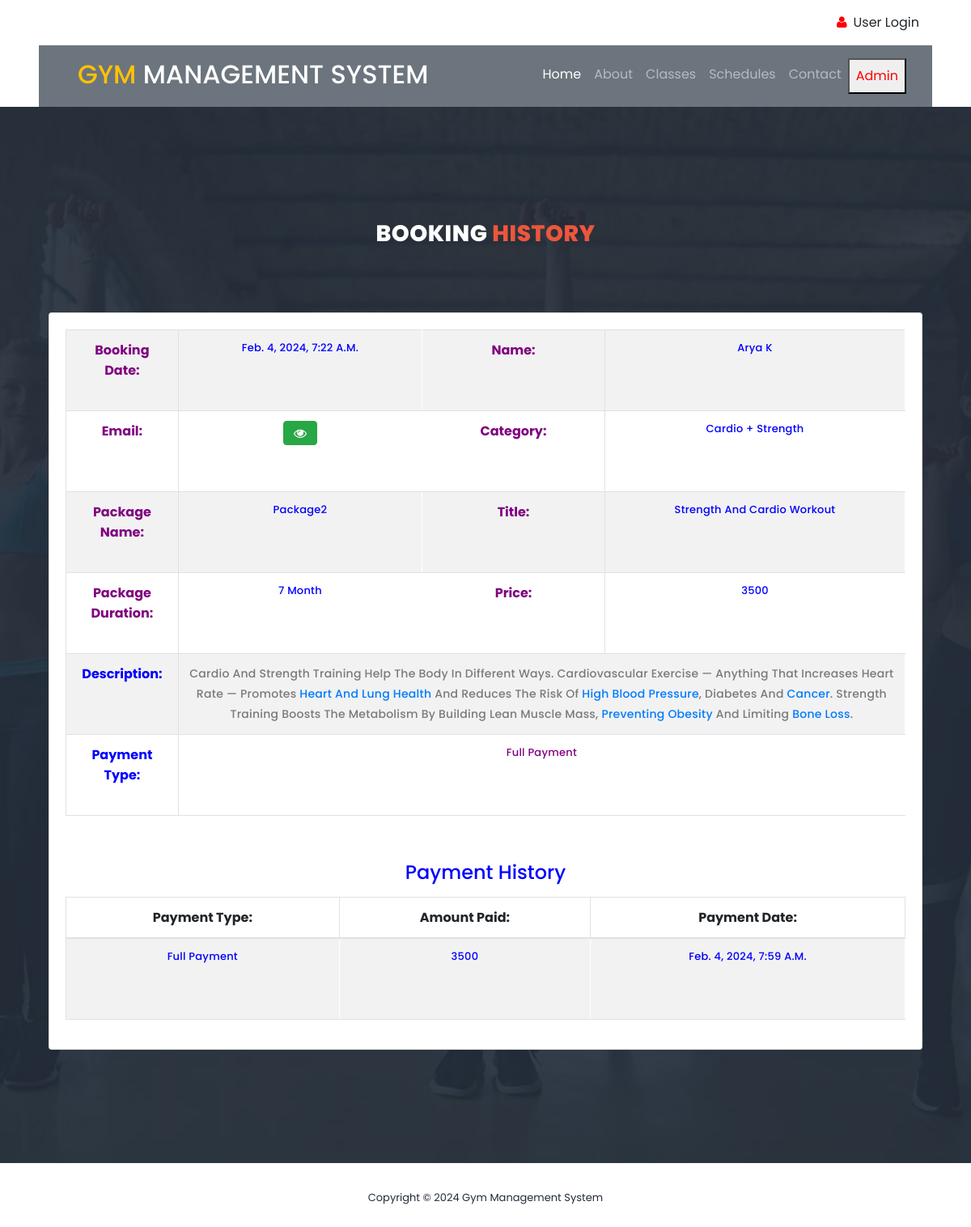
The app's page /booking_detail/2/ with its own data.
### gym/models.py (models this page shows, shortened)
class Booking(models.Model):
    package = models.ForeignKey(Package, on_delete=models.CASCADE, null=True, blank=True)
    register = models.ForeignKey(Signup, on_delete=models.CASCADE, null=True, blank=True)
    bookingnumber = models.CharField(max_length=100, null=True, blank=True)
    status = models.IntegerField(choices=STATUS, default=1)
    creationdate = models.DateTimeField(auto_now_add=True)

class Package(models.Model):
    category = models.ForeignKey(Category, on_delete=models.CASCADE, null=True)
    packagename = models.ForeignKey(Packagetype, on_delete=models.CASCADE, null=True)
    titlename = models.CharField(max_length=200, null=True)
    packageduration = models.CharField(max_length=50, null=True)
    price = models.CharField(max_length=200, null=True)
    description = models.CharField(max_length=200, null=True)
    creationdate = models.DateTimeField(auto_now_add=True)

class Signup(models.Model):
    user = models.ForeignKey(User, on_delete=models.CASCADE, null=True)
    mobile = models.CharField(max_length=15, null=True)
    state = models.CharField(max_length=150, null=True)
    city = models.CharField(max_length=150, null=True)
    address = models.CharField(max_length=200, null=True)
    creationdate = models.DateTimeField(auto_now_add=True)

class Category(models.Model):
    categoryname = models.CharField(max_length=200, null=True)
    status = models.CharField(max_length=300, null=True)
    creationdate = models.DateTimeField(auto_now_add=True)

class Packagetype(models.Model):
    category = models.ForeignKey(Category, on_delete=models.CASCADE, null=True)
    packagename = models.CharField(max_length=200, null=True)
    creationdate = models.DateTimeField(auto_now_add=True)
    def __str__(self):
        return self.packagename

class Paymenthistory(models.Model):
    user = models.ForeignKey(Signup, on_delete=models.CASCADE, null=True, blank=True)
    booking = models.ForeignKey(Booking, on_delete=models.CASCADE, null=True, blank=True)
    price = models.CharField(max_length=100, null=True, blank=True)
    status = models.IntegerField(choices=STATUS, default=1)
    creationdate = models.DateTimeField(auto_now_add=True)

### gym/views.py (the view, shortened to what this page needs)
# urls.py: path('booking_detail/<int:pid>/', booking_detail, name="booking_detail"),
def booking_detail(request, pid):
    data = Booking.objects.get(id=pid)
    payment = Paymenthistory.objects.filter(booking=data)
    if request.user.is_staff:
        return render(request, "admin/admin_booking_detail.html", locals())
    else:
        return render(request, "user_booking_detail.html", locals())

### gym/templates/user_booking_detail.html (shortened to what this page needs)
{% load static %}
<link rel="stylesheet" href="https://cdnjs.cloudflare.com/ajax/libs/font-awesome/6.2.0/css/all.min.css" />
<html lang="en">
<head>
    <link rel="stylesheet" type="text/css" href="{% static 'assets/css/bootstrap.min.css' %}">
    <link rel="stylesheet" type="text/css" href="{% static 'assets/css/font-awesome.css' %}">
    <link rel="stylesheet" href="{% static 'assets/css/templatemo-training-studio.css' %}">
</head>
<div class="container-fluid py-3 px-lg-5 d-none d-lg-block">
    <div class="row">
        {% if request.user.is_authenticated %}
        <div class="col-md-6 text-center text-lg-left mb-2 mb-lg-0">
            <div class="d-inline-flex align-items-center">
                <a class="text-body pr-3" href="/user_profile/"><i style="color:red" class="fa fa-user mr-2"></i>My Profile</a>
                <a class="text-body px-3" href="/user_change_password/"><i style="color:red" class="fa fa-unlock-alt mr-2"></i>Change Password</a>
                <a class="text-body px-3" href="/user_logout/"><i style="color:red" class="fa fa-envelope mr-2"></i>Logout</a>
            </div>
        </div>
        {% else %}
        <div class="col-md-12 text-center text-lg-right">
            <div class="d-inline-flex align-items-center">
                <a class="text-body px-3"  href="/user_login/">
                    <i style="color:red" class="fa fa-user mr-2"></i>User Login</a>
            </div>
        </div>
        {% endif %}
    </div>
</div>
<div class="container-fluid position-relative nav-bar p-0">
    <div class="position-relative px-lg-5" style="z-index: 9;">
        <nav class="navbar navbar-expand-lg bg-secondary navbar-dark py-3 py-lg-3 pl-3 pl-lg-5">
            <a href="" >
                <h2 class="text-uppercase text-warning mb-1">Gym <span class="text-white">Management System</span>
                </h2>
            </a>
            <div class="collapse navbar-collapse justify-content-between px-3" id="navbarCollapse">
                <div class="navbar-nav ml-auto py-0">
                    <a href="/" class="nav-item nav-link active">Home</a>
                    <a href="#features" class="nav-item nav-link">About</a>
                    <a href="#our-classes" class="nav-item nav-link">Classes</a>
                    <a href="#schedule" class="nav-item nav-link ">Schedules</a>
                    <a href="#contact-us" class="nav-item nav-link">Contact</a>
                    {% if request.user.is_authenticated %}
                    <a href="/booking_history/" class="nav-item nav-link">Booking History</a>
                    {% else %}
                    <a href="#admin"><button style="color:red" class="nav-item nav-link">Admin</button></a>
                    {% endif %}
                </div>
            </div>
        </nav>
    </div>
</div>
<body>
<section class="section" id="schedule">
    <div class="container">
        <div class="row">
            <div class="col-lg-6 offset-lg-3">
                <div class="section-heading dark-bg">
                    <h2>Booking <em>History</em></h2>
                </div>
            </div>
        </div>
        <section class="content">
        <div class="container">
            <div class="row">
                <div class="col-12">
                    <div class="card">
                        <div class="card-body">
                            <table id="example" class="table table-bordered table-striped">
                                <tr>
                                    <th style="color:purple">Booking Date:</th>
                                    <td style="color:blue">{{data.package.creationdate}}</td>
                                    <th style="color:purple">Name:</th>
                                    <td style="color:blue">{{data.register.user.first_name}} {{data.register.user.last_name}}</td>
                                </tr>
                                <tr>
                                    <th style="color:purple">Email:</th>
                                    <td>
                                        <button type="button" class="btn btn-success" id="email-btn-{{forloop.counter}}" onclick="togglePassword('email-{{forloop.counter}}', this.id)"><i class="fa fa-eye"></i></button>
                                    </td>
                                    <th style="color:purple">Category:</th>
                                    <td style="color:blue">{{data.package.category.categoryname}}</td>
                                </tr>
                                <tr>
                                    <th style="color:purple">Package Name:</th>
                                    <td style="color:blue">{{data.package.packagename}}</td>
                                    <th style="color:purple">Title:</th>
                                    <td style="color:blue">{{data.package.titlename}}</td>
                                </tr>
                                <tr>
                                    <th style="color:purple">Package Duration:</th>
                                    <td style="color:blue">{{data.package.packageduration}}</td>
                                    <th style="color:purple">Price:</th>
                                    <td style="color:blue">{{data.package.price}}</td>
                                </tr>
                                <tr>
                                    <th style="color:blue">Description:</th>
                                    <td colspan="10" style="color:purple">{{data.package.description|safe}}</td>
                                </tr>
                                <tr>
                                    <th style="color:blue">Payment Type:</th>
                                    <td colspan="10" style="color:purple">{{data.get_status_display}}</td>
                                </tr>
                            </table>
                            <table id="example6" class="table table-bordered table-striped">
                                        <div class="card-body">
                                            <tr>
                                                <center>
                                                    <h4 style="color:blue">Payment History</h4>
                                                </center>
                                            </tr>
                                            <table id="example5" class="table table-bordered table-striped">
                                                <thead>
                                                <tr>
                                                    <th>Payment Type:</th>
                                                    <th>Amount Paid:</th>
                                                    <th>Payment Date:</th>
                                                </tr>
                                                </thead>
                                                <tbody>
                                                {% for i in payment %}
                                                <tr>
                                                    <td style="color:blue">{{i.get_status_display}}</td>
                                                    <td style="color:blue">{{i.price}}</td>
                                                    <td style="color:blue">{{i.creationdate}}</td>
                                                </tr>
                                                {% endfor %}
                                                </tbody>
                                            </table>
                                        </div>
                            </table>
                        </div>
                    </div>
                </div>
            </div>
        </div>
        </section>
    </div>
</section>
<footer>
    <div class="container">
        <div class="row">
            <div class="col-lg-12">
                <p>Copyright &copy;
                    Gym Management System
                </p>
            </div>
        </div>
    </div>
</footer>
</body>
</html>

### gym/static/assets/css/templatemo-training-studio.css (style rules this page uses)
html, body, div, span, applet, object, iframe, h1, h2, h3, h4, h5, h6, p, blockquote, div pre, a, abbr, acronym, address, big, cite, code, del, dfn, em, font, img, ins, kbd, q, s, samp, small, strike, strong, sub, sup, tt, var, b, u, i, center, dl, dt, dd, ol, ul, li, figure, header, nav, section, article, aside, footer, figcaption { margin: 0; padding: 0; border: 0; outline: 0; }
header, nav, section, article, aside, footer, hgroup { display: block; }
* { box-sizing: border-box; }
html, body { font-family: 'Poppins', sans-serif; font-weight: 400; background-color: #fff; font-size: 16px; -ms-text-size-adjust: 100%; -webkit-font-smoothing: antialiased; -moz-osx-font-smoothing: grayscale; }
a { text-decoration: none !important; }
h1, h2, h3, h4, h5, h6 { margin-top: 0px; margin-bottom: 0px; }
p { font-size: 14px; line-height: 25px; color: #7a7a7a; }
html, body { background: #fff; font-family: 'Poppins', sans-serif; }
.section-heading { text-align: center; margin-top: 140px; margin-bottom: 80px; }
.section-heading h2 { font-size: 28px; font-weight: 800; color: #232d39; text-transform: uppercase; letter-spacing: 0.5px; margin-top: 0px; margin-bottom: 0px; }
.section-heading h2 em { font-style: normal; color: #ed563b; }
.dark-bg h2 { color: #fff; }
#schedule { padding: 0px 0px 140px 0px; background-image: url(../images/schedule-bg.jpg); background-position: center center; background-repeat: no-repeat; background-size: cover; }
#schedule table { width: 100%; text-align: center; border: 1px solid #fff; }
#schedule table tbody { border-top: 1px solid #fff; }
#schedule table tbody tr { border-bottom: 1px solid #fff; }
#schedule table tbody tr td { border-right: 1px solid #fff; height: 100px; }
#schedule table tr td { color: #fff; font-size: 13px; text-transform: capitalize; font-weight: 500; letter-spacing: 0.25px; }
footer { text-align: center; padding: 30px 0px; }
footer p { color: #232d39; font-size: 13px; }

### gym/templates/user_booking_detail.html (style rules this page uses)
td { padding:0px; }

### records on screen
Booking: package.creationdate "Feb. 4, 2024, 7:22 A.m.", register.user.first_name "Arya", register.user.last_name "K", package.category.categoryname "Cardio + Strength", package.packagename "Package2", package.titlename "Strength And Cardio Workout", package.packageduration "7 Month", package.price "3500", package.description "Cardio And Strength Training Help The Body In Different Ways. Cardiovascular Exercise — Anything That Increases Heart Rate — Promotes Heart And Lung Health And Reduces The Risk Of High Blood Pressure , Diabetes And Cancer . Strength Training Boosts The Metabolism By Building Lean Muscle Mass, Preventing Obesity And Limiting Bone Loss .", status "Full Payment"
Paymenthistory: status "Full Payment", price "3500", creationdate "Feb. 4, 2024, 7:59 A.m."
